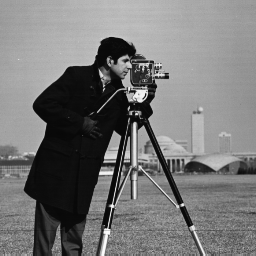
%> input picture Chapter4ImageRestoration/cameraman.tif, 256 x 256 px
$ octave imnoisedemo.m   (GNU Octave 9; MATLAB toolbox functions it lacks are replaced by stand-ins)
%> lines starting %> are read from the running program, lines starting %| are printed output that depends on the picture
%imnoise demo
f = imread('cameraman.tif');
%> f is the input picture: size 256x256 uint8; min 7, max 253, mean 118.7

%fnoise = imnoise(f, 'gaussian'); %增加均值为0， 方差为0.01得噪声
fnoise = imnoise(f, 'gaussian', 128); %增加均值为2， 方差为0.01得噪声
%> fnoise: size 256x256 uint8; every value is 255
%fnoise = imnoise(f, 'gaussian', 0, 0.09); %增加均值为0， 方差为1得噪声
figure, imshow(fnoise);

noise = fnoise - f;
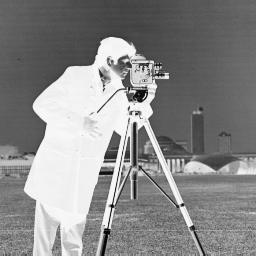
%> noise: size 256x256 uint8; min 2, max 248, mean 136.3

figure, imshow(noise);
y = noise;

%figure, hist(noise);
ymin=min(y);
%> ymin = 256 values, max 89 at index 1, min 2 at index 106, mean 51.59
ymin = min(ymin(:));
%> ymin = 2
ymin = ymin(1, 1);
ymin = single(ymin);
ymax=max(y);
%> ymax = 256 values, max 248 at index 61, min 170 at index 218, mean 233.3
ymax = max(ymax(:));
%> ymax = 248
ymax = ymax(1, 1);
ymax = single(ymax);
x=linspace(ymin,ymax,20);%将最大最小区间分成20个等分点(19等分),然后分别计算各个区间的个数
%> x = 20 values from 2 to 248
yy=hist(y,x);%计算各个区间的个数
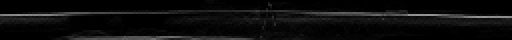
%> yy: size 20x256 double (shown 2 times larger); min 0, max 151, mean 12.8

yy=yy/length(y);%计算各个区间的个数
figure, bar(x,yy)%画出概率密度分布图
%> after `bar(x,yy)`:
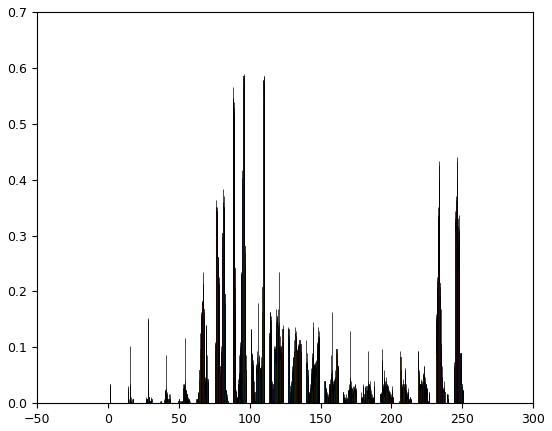
%> figure redrawn from the program's plot data; tallest bar 0.469 high, from x = 87.97 to 88; tallest bar 0.48 high, from x = 88.01 to 88.04; tallest bar 0.516 high, from x = 88.05 to 88.08; tallest bar 0.508 high, from x = 88.08 to 88.11
